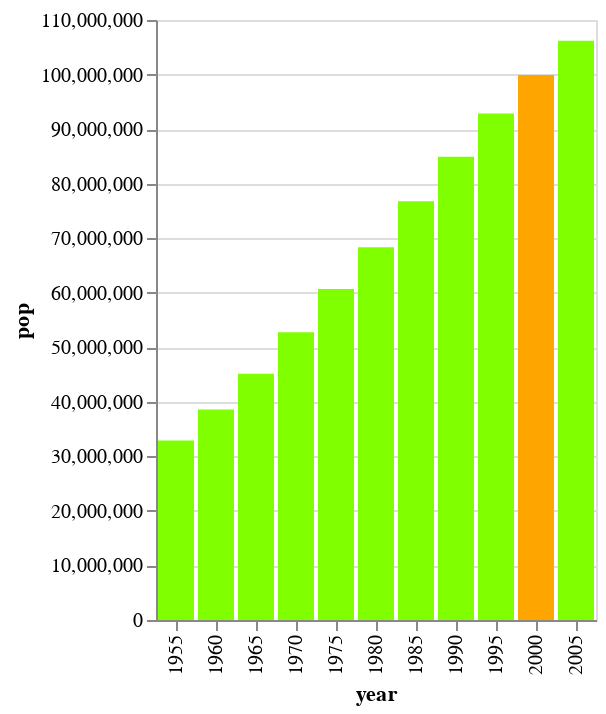

The code cell stored with this chart in its notebook:
### Code cell
alt.Chart(data_mex).mark_bar().encode(
    x='year:O',#Ordinal
    y='pop:Q',
    color=alt.condition(
        alt.datum.year == 2000,  # If the year is 2000 this test returns True,
        alt.value('orange'),     # which sets the bar orange.
        alt.value('chartreuse')   # And if it's not true it sets the bar steelblue.
    )
)

### Figure 1 — Vega-Lite specification as saved in the notebook (floating-point values rounded to 4 significant figures)
{"config": {"view": {"continuousWidth": 400, "continuousHeight": 300}}, "data": {"name": "data-aba864ee56f53a3188d399bc2e3218f7"}, "mark": "bar", "encoding": {"color": {"condition": {"value": "orange", "test": "(datum.year === 2000)"}, "value": "chartreuse"}, "x": {"field": "year", "type": "ordinal"}, "y": {"field": "pop", "type": "quantitative"}}, "$schema": "https://vega.github.io/schema/vega-lite/v4.17.0.json", "datasets": {"data-aba864ee56f53a3188d399bc2e3218f7": [{"year": 1955, "country": "Mexico", "cluster": 3, "pop": 32929914, "life_expect": 55.19, "fertility": 6.8}, {"year": 1960, "country": "Mexico", "cluster": 3, "pop": 38578505, "life_expect": 58.3, "fertility": 6.75}, {"year": 1965, "country": "Mexico", "cluster": 3, "pop": 45142399, "life_expect": 60.11, "fertility": 6.75}, {"year": 1970, "country": "Mexico", "cluster": 3, "pop": 52775158, "life_expect": 62.36, "fertility": 6.5}, {"year": 1975, "country": "Mexico", "cluster": 3, "pop": 60678045, "life_expect": 65.03, "fertility": 5.25}, {"year": 1980, "country": "Mexico", "cluster": 3, "pop": 68347479, "life_expect": 67.41, "fertility": 4.25}, {"year": 1985, "country": "Mexico", "cluster": 3, "pop": 76767225, "life_expect": 69.5, "fertility": 3.63}, {"year": 1990, "country": "Mexico", "cluster": 3, "pop": 84913652, "life_expect": 71.45, "fertility": 3.191}, {"year": 1995, "country": "Mexico", "cluster": 3, "pop": 92880353, "life_expect": 73.67, "fertility": 2.671}, {"year": 2000, "country": "Mexico", "cluster": 3, "pop": 99926620, "life_expect": 74.9, "fertility": 2.401}, {"year": 2005, "country": "Mexico", "cluster": 3, "pop": 106202903, "life_expect": 76.19, "fertility": 2.211}]}}
